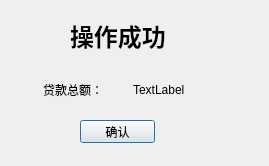
<?xml version="1.0" encoding="UTF-8"?>
<ui version="4.0">
 <class>SucessWin</class>
 <widget class="QDialog" name="SucessWin">
  <property name="geometry">
   <rect>
    <x>0</x>
    <y>0</y>
    <width>269</width>
    <height>166</height>
   </rect>
  </property>
  <property name="windowTitle">
   <string>系统提示</string>
  </property>
  <widget class="QPushButton" name="ExitButton">
   <property name="geometry">
    <rect>
     <x>80</x>
     <y>120</y>
     <width>75</width>
     <height>23</height>
    </rect>
   </property>
   <property name="text">
    <string>确认</string>
   </property>
  </widget>
  <widget class="QLabel" name="label">
   <property name="geometry">
    <rect>
     <x>70</x>
     <y>10</y>
     <width>101</width>
     <height>51</height>
    </rect>
   </property>
   <property name="font">
    <font>
     <pointsize>18</pointsize>
     <weight>75</weight>
     <bold>true</bold>
    </font>
   </property>
   <property name="text">
    <string>操作成功</string>
   </property>
  </widget>
  <widget class="QLabel" name="label_2">
   <property name="geometry">
    <rect>
     <x>43</x>
     <y>80</y>
     <width>61</width>
     <height>20</height>
    </rect>
   </property>
   <property name="text">
    <string>贷款总额：</string>
   </property>
  </widget>
  <widget class="QLabel" name="ShowLoan">
   <property name="geometry">
    <rect>
     <x>133</x>
     <y>80</y>
     <width>71</width>
     <height>20</height>
    </rect>
   </property>
   <property name="text">
    <string>TextLabel</string>
   </property>
  </widget>
 </widget>
 <resources/>
 <connections/>
</ui>
